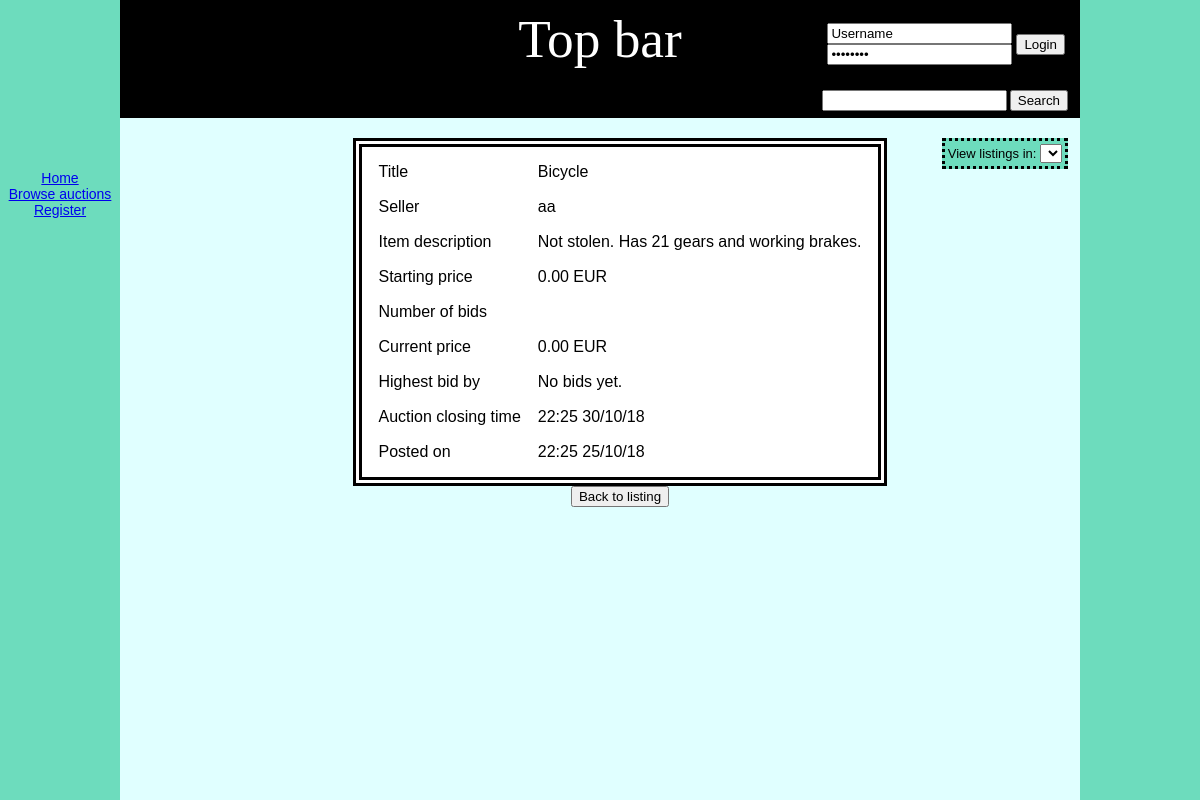
The app's page /auctions/2 with its own data.
### auctionApp/models.py (models this page shows, shortened)
class Auction(models.Model):
    seller_id = models.IntegerField()
    seller_name = models.CharField(max_length=20)
    seller_email = models.EmailField()
    title = models.CharField(max_length=100, null=False, blank=False)
    description = models.TextField(null=False, blank=False)
    starting_price = models.FloatField()
    current_price = models.FloatField()
    current_winner_id = models.IntegerField(null=True, blank=True)
    current_winner_name = models.CharField(max_length=20, default='No bids yet.')
    time_posted = models.DateTimeField()
    time_closing = models.DateTimeField()
    hash_id = models.CharField(max_length=256)
    active = models.BooleanField(default=True)
    banned = models.BooleanField(default=False)
    resolved = models.BooleanField(default=False)

### auctionApp/auctions_browse.py (the view)
# urls.py: path('auctions/<int:number>', BrowseAuctions.fetch_auction, name='auctionFetch'),
    def fetch_auction(request, number, **messages):
        auction = Auction.objects.get(id=number)
        session = request.session
        if 'currency' in session and session['currency'] != 'EUR':
            currency = session['currency']
            rate = Currency.get_rate(currency)
            starting_converted = auction.starting_price * rate
            current_converted = auction.current_price * rate
            starting_sum = "%.2f" % starting_converted
            starting_price = "%.2f EUR (%s %s)" % (auction.starting_price, starting_sum, currency)
            current_price = "%.2f EUR (%.2f %s)" % (auction.current_price, current_converted, currency)
        else:
            currency = 'EUR'
            starting_sum = None
            rate = 1
            starting_price = "%.2f EUR" % auction.starting_price
            current_price = "%.2f EUR" % auction.current_price
        ongoing = auction.time_closing.strftime('%Y%m%d%H%M%S') > datetime.now().strftime('%Y%m%d%H%M%S')
        print(ongoing)
        auction.time_posted = auction.time_posted.strftime('%H:%M %d/%m/%y')
        auction.time_closing = auction.time_closing.strftime('%H:%M %d/%m/%y')
        info_message = messages.get('info_message')
        error_message = messages.get('error_message')
        return render(request, 'view_auction_item.html', {'auction': auction,
                                                          'starting_sum': starting_sum,
                                                          'starting_price': starting_price,
                                                          'current_price': current_price,
                                                          'currency': currency,
                                                          'rate': rate,
                                                          'info_message': info_message,
                                                          'error_message': error_message,
                                                          'ongoing': ongoing})

### templates/view_auction_item.html (shortened to what this page needs)
{% extends 'base.html' %}
{% block content %}
    {% include 'currency_picker.html' %}
    {% include 'auction_table.html' %}
    <br>
    <button onclick="goBack()">Back to listing</button>
{% endblock %}

### templates/auction_table.html (shortened to what this page needs)
<table class="auction_item">
    <tr>
        <td>
            Title
        </td>
        <td>
            {{ auction.title }}
        </td>
    </tr>
    <tr>
        <td>
            Seller
        </td>
        <td>
            {{ auction.seller_name }}
        </td>
    </tr>
    <tr>
        <td>
            Item description
        </td>
        <td>
            {{ auction.description }}
        </td>
    </tr>
    <tr>
        <td>
            Starting price
        </td>
        <td>
            {{ starting_price }}
        </td>
    </tr>
    <tr>
        <td>
            Number of bids
        </td>
        <td>
        </td>
    </tr>
    <tr>
        <td>
            Current price
        </td>
        <td>
            {{ current_price }}
        </td>
    </tr>
    <tr>
        <td>
            Highest bid by
        </td>
        <td>
            {{ auction.current_winner_name }}
        </td>
    </tr>
    <tr>
        <td>
            Auction closing time
        </td>
        <td>
            {{ auction.time_closing }}
        </td>
    </tr>
    <tr>
        <td>
            Posted on
        </td>
        <td>
            {{ auction.time_posted }}
        </td>
    </tr>
</table>

### records on screen
Auction: title "Bicycle", seller_name "aa", description "Not stolen. Has 21 gears and working brakes.", current_winner_name "No bids yet.", time_closing "22:25 30/10/18", time_posted "22:25 25/10/18"

### other values on screen
{{ starting_price }} "0.00 EUR"
{{ current_price }} "0.00 EUR"
